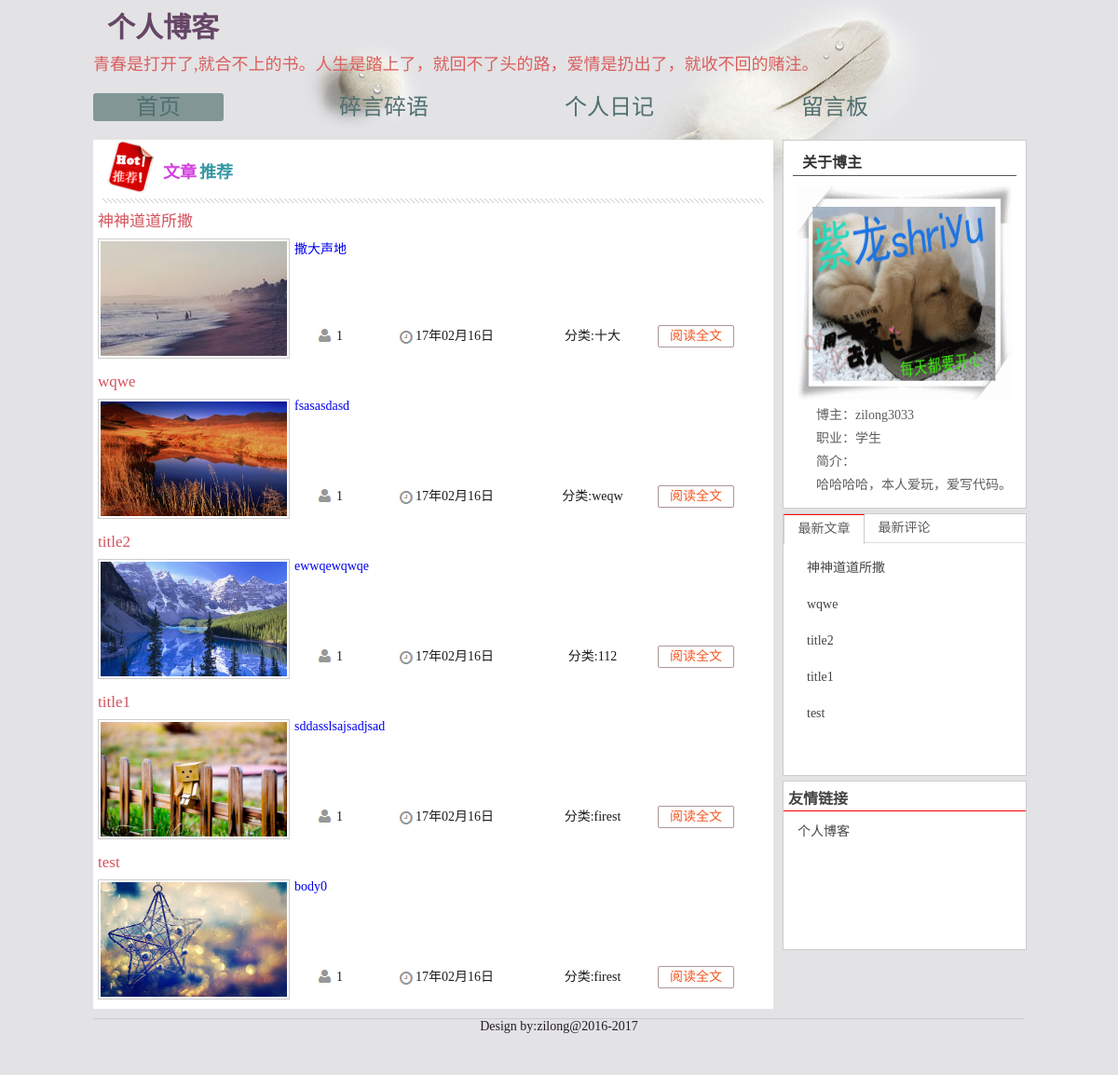
The page / on the database its author committed.
### app/models.py (models this page shows)
class Articles(models.Model):
    id=models.AutoField(primary_key=True)
    title=models.CharField(max_length=30)
    slug=models.CharField(max_length=30)
    body=models.TextField(null=True)
    image=models.ImageField(upload_to="upload")
    user_id=models.IntegerField()
    datetime=models.DateTimeField(auto_now=True)

### app/views.py (the view)
# urls.py: 2. Add a URL to urlpatterns:  url(r'^$', views.home, name='home')
def home(request):
    users=[]
    articles=Articles.objects.raw('select * from app_articles order by id desc limit 5')
    return render(request,'home.html',{'articles':articles,'new_articles':new_articles,'comments':comments})

### app/templates/home.html (shortened to what this page needs)
{% extends 'default.html' %}
{% block content %}
         <div class="left" id="c_left">
           <div class="s_tuijian">
           <h2>文章<span>推荐</span></h2>
           </div>
          <div class="content_text">
           {% for article in articles %}
           <div class="wz">
            <h3><a href="article/{{article.id}}" title="{{article.title}}">{{article.title}}</a></h3>
             <dl>
                {% if article.image %}
                    <dt><a href="article/{{article.id}}"><img src="/media/{{article.image}}" width="200"  height="123" alt=""></a></dt>
                {% else %}
                    <dt><a href="article/{{article.id}}"><img src="/static/image/s3.jpg" width="200"  height="123" alt=""></a></dt>
                {% endif %}
                <dd>
                 <p class="dd_text_1">
                 <a href="article/{{article.id}}">
                        {{article.body|truncatewords:150}}
                 </a>
                    <br>
                 </p>
               <p class="dd_text_2">
               <span class="left author">{{article.user_id}}</span><span class="left sj">{{article.datetime|date:"y年m月d日"}}</span>
               <span class="left fl">分类:<a href="#" title="{{article.slug}}">{{article.slug}}</a></span><span class="left yd"><a href="article/{{article.id}}" title="阅读全文">阅读全文</a>
               </span>
               </p>
               </dd>
             </dl>
            </div>
            {% endfor %}
           </div>
         </div>
{% endblock %}

### app/templates/default.html (shortened to what this page needs)
<!DOCTYPE HTML>
<html lang="zh-CN">
<head>
<link rel="stylesheet" href="/static/css/index.css"/>
<link rel="stylesheet" href="/static/css/style.css"/>
</head>
<body>
    <div id="header">
      <h1>个人博客</h1>
      <p>青春是打开了,就合不上的书。人生是踏上了，就回不了头的路，爱情是扔出了，就收不回的赌注。</p>
    </div>
     <div id="nav">
        <ul>
        <center>
         <li><a href="/">首页</a></li>
         <li><a href="/shuo/">碎言碎语</a></li>
         <li><a href="/riji/">个人日记</a></li>
         <li><a href="/guestbook/">留言板</a></li>
         </center>
        </ul>
      </div>
    <div id="content">
        {% block content %}
        {% endblock %}
         <div class="right" id="c_right">
          <div class="s_about">
          <h2>关于博主</h2>
           <img src="/static/images/my.gif" width="230" height="230" alt="博主"/>
           <p>博主：zilong3033</p>
           <p>职业：学生</p>
           <p>简介：</p>
           <p>
            哈哈哈哈，本人爱玩，爱写代码。
           </p>
           <br>
          </div>
           <div class="lanmubox">
              <div class="hd">
               <ul><li>最新文章</li><li>最新评论</li></ul>
              </div>
              <div class="bd">
                <ul>
                {% for article in new_articles %}
					<li><a href="{% url 'article' article.id %}" title="{{article.title}}">{{article.title}}</a></li>
                {% endfor %}
				</ul>
              </div>
           </div>
           <div class="link">
            <h2>友情链接</h2>
            <p><a href="http://blog.zilong3033.cn">个人博客</a></p>
           </div>
         </div>
    </div>
    <div id="footer">
     <p>Design by:<a href="http://zilong3033.cn" target="_blank">zilong@2016-2017</a></p>
    </div>
</body>
</html>

### app/static/css/index.css (style rules this page uses)
* { margin:0; padding:0px; }
body { font-size:14px;font-family:"微软雅黑";background:#E3E3E5 url(../images/bg.jpg) 50% top scroll no-repeat;color:#5d5d5d; }
a { text-decoration:none; }
.left { float:left; }
.right { float:right; }
li { list-style:none; }
img { display:block;border:0px; }
#header { width:1000px;margin:0 auto; }
#header h1 { font-size:30px;color:#664666;padding:5px 0 5px 15px;font-weight:600; }
#header p { font-size:18px;color:#DB5E5E;font-weight:500; }
#nav { width:1000px;margin:20px auto; }
#nav ul li { width:240px;height:30px;line-height:30px;float:left;text-align:center;margin:0px 2px 0px 0px; }
#nav ul li a { color:#506F70;font-size:24px;width:140px;height:30px;display:block; }
#nava { display:block;color:#fff;width:140px;height:30px;background:#829696;border-radius:3px; }
#content { width:1000px;margin:5px auto; }
#c_left { width:730px; background:#fff;border-radius:1px; }
#c_left .s_tuijian { width:710px;height:68px;margin-left:10px;background:url("../images/r_line.jpg") bottom left repeat-x; }
.s_tuijian h2 { width:650px;height:37px;background:url("../images/tj.png") no-repeat;padding:20px 0px 5px 60px; color:#D242DF;font-size:18px;margin-left:5px; }
.s_tuijian h2 span { color:#3798A5;padding-left:3px; }
#c_left .content_text { width:730px;margin-top:5px; }
#c_left .content_text .wz { width:725px;margin:5px 0px 10px 0px;color:#1D1A1A; }
.wz h3 { width:300px;height:30px;overflow:hidden;line-height:30px;font-size:17px;font-weight:500;padding-left:5px;color:#325EBD; }
.wz h3 a { color:#D3535D; }
.wz dl { width:730px;margin-top:3px; }
.wz dl dt { float:left;width:204px;height:127px;margin-left:5px;display:block;border:1px solid #ccc; }
.wz dl dt img { padding:2px; }
.wz dl dd { float:left;width:505px;overflow:hidden;margin-left:5px; }
.wz dl dd .dd_text_1 { height:80px;display:block;overflow:hidden; }
.wz dl dd .dd_text_2 { line-height:30px;margin-top:10px; }
.wz dl dd .dd_text_2 span { padding-left:15px; }
.wz dl dd .dd_text_2 .author { display:block;width:60px;height:30px; background:url("../images/tx.jpg") 5px 7px no-repeat;padding-left:25px;margin-left:20px; }
.wz dl dd .dd_text_2 .sj { display:block;width:120px;height:30px; background:url("../images/sj.jpg") 5px 7px no-repeat;padding-left:25px; }
.wz dl dd .dd_text_2 .fl { display:block;width:110px;heigt:30px;text-align:center; }
.wz dl dd .dd_text_2 .fl a { color:#1D1718; }
.wz dl dd .dd_text_2 .yd { display:block;width:110px;height:30px;text-align:center;margin-top:3px; }
.wz dl dd .dd_text_2 .yd a { color:#F55522;display:block;width:80px;height:22px;line-height:22px; text-align:center;padddding:2px 5px;border:1px solid #AC9696;border-radius:2px; }
#c_right { width:260px; }
#c_right .s_about { width:260px;border:1px solid #ccc;background:#fff; }
#c_right .s_about h2 { width:230px;margin:0 auto;font-size:16px;color:#333;padding:10px 0px 3px 10px;border-bottom:1px solid #555; }
#c_right .s_about img { margin:0 auto;margin-top:10px; }
#c_right .s_about p { padding-left:35px;margin-top:5px; }
#c_right .lanmubox { width:260px;height:280px;border:1px solid #ccc;margin-top:5px;background:#fff; }
.lanmubox .hd { width:260px;height:30px;border-bottom:1px solid #ddd; }
.lanmubox .hd ul li { float:left;width:85px;height:30px;line-height:30px;text-align:center; cursor:pointer; }
.lanmubox .hd ul li.on { height:30px;background:#fff;border:1px solid #ccc;border-bottom:2px solid #fff;border-top:1px solid #f00; }
.lanmubox .bd { width:260px;zoom:1;overflow:hidden; }
.lanmubox .bd ul li { width:230px;padding-left:25px;height:29px;line-height:29px;margin-top:10px }
.lanmubox .bd ul li a { color:#444;font-size:14px; }
#c_right .link { width:260px;height:180px;border:1px solid #ccc;margin-top:5px;background:#fff; }
.link h2 { font-size:16px;color:#444;padding:5px 0px 2px 5px;border-bottom:1px solid red; }
.link p { padding:10px 0px 0px 15px; }
.link p a { color:#444; }
#footer { width:1000px;height:50px;margin:10px auto;border-top:1px solid #ccc; }
#footer p { text-align:center;font-size:14px;color:#231C25; }
#footer p a { color:#231C25; }

### app/static/css/style.css (style rules this page uses)
* { marigin:0px; padding:0px; }
body { font-size:14px;font-family:"微软雅黑";background:#E3E3E5 url(../images/bg.jpg) 50% top scroll no-repeat;color:#5d5d5d; }
a { text-decoration:none; }
.left { float:left; }
.right { float:right; }
li { list-style:none; }
img { display:block;border:0px; }

### rows shown on the page
Articles: title "神神道道所撒", image (picture), body "撒大声地", user_id "1", datetime "17年02月16日", slug "十大"
Articles: title "wqwe", image (picture), body "fsasasdasd", user_id "1", datetime "17年02月16日", slug "weqw"
Articles: title "title2", image (picture), body "ewwqewqwqe", user_id "1", datetime "17年02月16日", slug "112"
Articles: title "title1", image (picture), body "sddasslsajsadjsad", user_id "1", datetime "17年02月16日", slug "firest"
Articles: title "test", image (picture), body "body0", user_id "1", datetime "17年02月16日", slug "firest"
